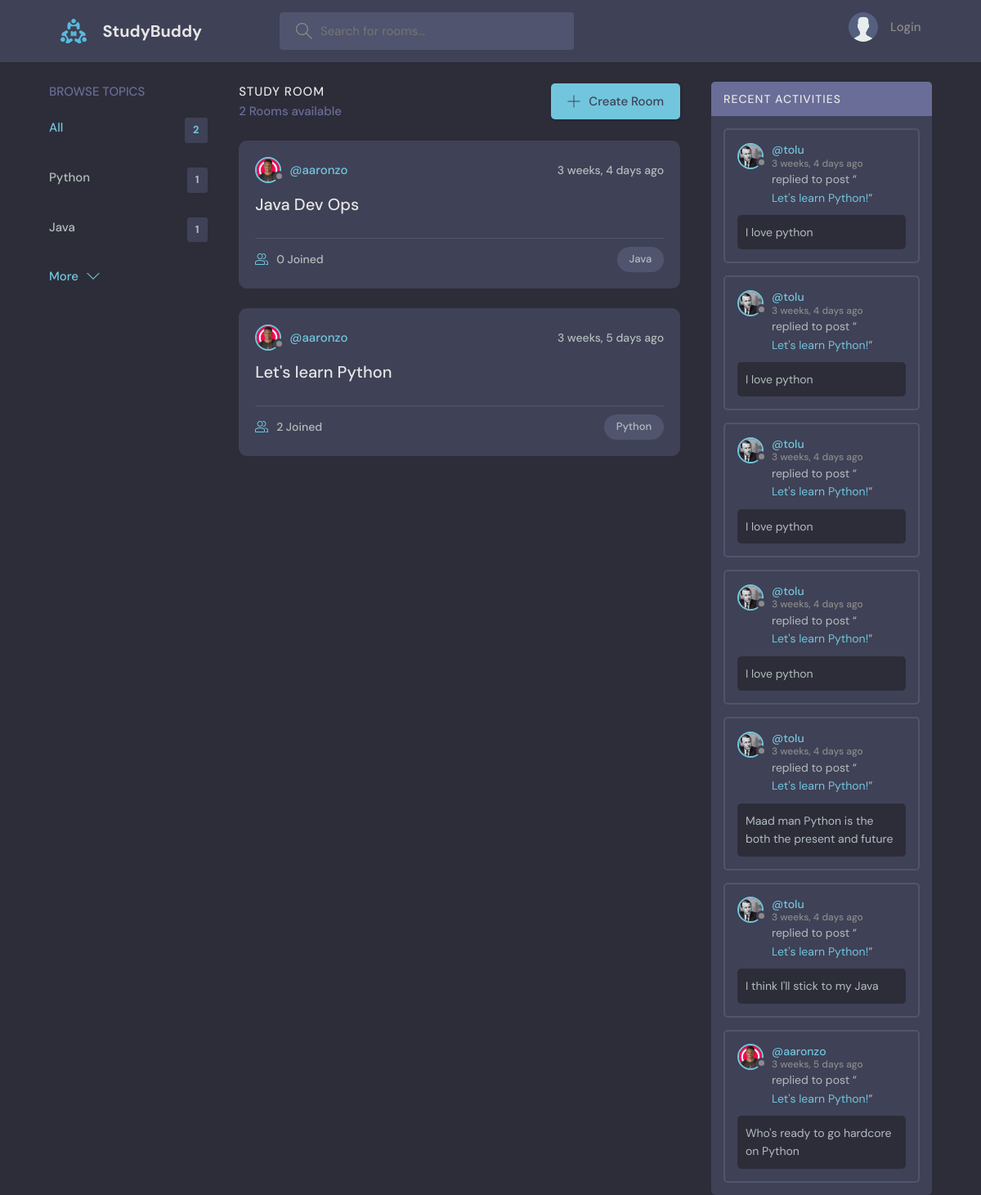
The page / on the database its author committed.
### base/models.py (models this page shows, shortened)
class Topic (models.Model):
    name = models.CharField(max_length=200)

class Rooms (models.Model):
    host = models.ForeignKey(User, on_delete=models.SET_NULL, null=True)
    topic = models.ForeignKey(Topic, on_delete=models.SET_NULL, null=True)
    name = models.CharField(max_length = 200)
    description = models.TextField(null=True, blank=True)
    participants = models.ManyToManyField(User, related_name='participants', blank=True)
    updated = models.DateTimeField(auto_now=True)
    created = models.DateTimeField(auto_now_add=True)
    class Meta:
        ordering = ['-updated', '-created']
    def __str__(self):
        return self.name

class User(AbstractUser):
    name = models.CharField(max_length = 200, null=True)
    email = models.EmailField(unique=True, null=True)
    bio = models.TextField(null=True)
    avatar = models.ImageField(null=True, default="avatar.svg")
    USERNAME_FIELD = 'email'
    REQUIRED_FIELDS = []

class Message (models.Model):
    user = models.ForeignKey(User, on_delete=models.CASCADE)
    room = models.ForeignKey(Rooms, on_delete=models.CASCADE)
    body = models.TextField()
    updated = models.DateTimeField(auto_now=True)
    created = models.DateTimeField(auto_now_add=True)
    class Meta:
        ordering = ['-updated', '-created']

### base/views.py (the view)
# urls.py: path('', views.home, name='home'),
def home(request):
    q = request.GET.get('q') if request.GET.get('q') != None else ''
    rooms = Rooms.objects.filter(
        Q(topic__name__icontains=q) |
        Q(name__icontains=q) |
        Q(description__icontains=q)
        )
    topics = Topic.objects.all()[0:5]
    room_count = rooms.count()
    room_messages = Message.objects.filter(Q(room__topic__name__icontains=q))
    context = {'rooms': rooms, 'topics': topics,
    'room_count': room_count, 'room_messages': room_messages}
    return render(request, 'base/home.html', context )

### base/templates/base/home.html (shortened to what this page needs)
{% extends 'main.html' %}
{% block content %}
<main class="layout layout--3">
    <div class="container">
    {% include 'base/topics_component.html' %}
    <div class="roomList">
        <div class="roomList__header">
        <div>
            <h2>Study Room</h2>
            <p>{{room_count}} Rooms available</p>
        </div>
        <a class="btn btn--main" href="{% url 'create-room' %}">
            <svg version="1.1" xmlns="http://www.w3.org/2000/svg" width="32" height="32" viewBox="0 0 32 32">
            <title>add</title>
            <path
                d="M16.943 0.943h-1.885v14.115h-14.115v1.885h14.115v14.115h1.885v-14.115h14.115v-1.885h-14.115v-14.115z"
            ></path>
            </svg>
            Create Room
        </a>
        </div>
        {% include 'base/feed_component.html' %}
    </div>
    {% include 'base/activity_component.html' %}
    </div>
</main>
{% endblock %}

### base/templates/base/topics_component.html
<div class="topics">
    <div class="topics__header">
    <h2>Browse Topics</h2>
    </div>
    <ul class="topics__list">
        <li>
            <a href="{% url 'home' %}" class="active">All <span>{{topics.count}}</span></a>
        </li>
        {% for topic in topics%}
        <li>
            <a href="{% url 'home' %}?q={{topic.name}}">{{topic.name}} <span>{{topic.rooms_set.all.count}}</span></a>
        </li>
        {% endfor %}
    </ul>
    <a class="btn btn--link" href="{% url 'topics' %}">
    More
    <svg version="1.1" xmlns="http://www.w3.org/2000/svg" width="32" height="32" viewBox="0 0 32 32">
        <title>chevron-down</title>
        <path d="M16 21l-13-13h-3l16 16 16-16h-3l-13 13z"></path>
    </svg>
    </a>
</div>

### base/templates/base/feed_component.html (shortened to what this page needs)
{% for room in rooms %}
<div class="roomListRoom">
    <div class="roomListRoom__header">
        <a href="{% url 'user-profile' room.host.id %}" class="roomListRoom__author">
        <div class="avatar avatar--small">
            <img src="{{room.host.avatar.url}}" />
        </div>
        <span>@{{room.host.username}}</span>
        </a>
        <div class="roomListRoom__actions">
        <span>{{room.created|timesince}} ago</span>
        </div>
    </div>
    <div class="roomListRoom__content">
        <a href="{% url 'room' room.id %}">{{room.name}}</a>
    </div>
    <div class="roomListRoom__meta">
        <a href="{% url 'room' room.id %}" class="roomListRoom__joined">
       {{room.participants.all.count}} Joined
        </a>
        <p class="roomListRoom__topic">{{room.topic.name}}</p>
    </div>
</div>
{% endfor %}

### base/templates/base/activity_component.html (shortened to what this page needs)
<div class="activities">
    <div class="activities__header">
    <h2>Recent Activities</h2>
    </div>
    {% for message in room_messages %}
    <div class="activities__box">
        <div class="activities__boxHeader roomListRoom__header">
            <a href="{% url 'user-profile' message.user.id %}" class="roomListRoom__author">
            <div class="avatar avatar--small">
                <img src="{{message.user.avatar.url}}" />
            </div>
            <p>
                @{{message.user.username}}
                <span>{{message.created|timesince}} ago</span>
            </p>
            </a>
        </div>
        <div class="activities__boxContent">
            <p>replied to post “<a href="{% url 'room' message.room.id %}">{{message.room}}!</a>”</p>
            <div class="activities__boxRoomContent">
                {{message.body}}
            </div>
        </div>
    </div>
    {% endfor %}
</div>

### rows shown on the page
Topic: name "Python", rooms_set.all.count "1"
Topic: name "Java", rooms_set.all.count "1"
Rooms: host.avatar (picture), host.username "aaronzo", created "3 weeks, 4 days", name "Java Dev Ops", participants.all.count "0", topic.name "Java"
Rooms: host.avatar (picture), host.username "aaronzo", created "3 weeks, 5 days", name "Let's learn Python", participants.all.count "2", topic.name "Python"
Message: user.avatar (picture), user.username "tolu", created "3 weeks, 4 days", room "Let's learn Python", body "I love python"
Message: user.avatar (picture), user.username "tolu", created "3 weeks, 4 days", room "Let's learn Python", body "I love python"
Message: user.avatar (picture), user.username "tolu", created "3 weeks, 4 days", room "Let's learn Python", body "I love python"
Message: user.avatar (picture), user.username "tolu", created "3 weeks, 4 days", room "Let's learn Python", body "I love python"
Message: user.avatar (picture), user.username "tolu", created "3 weeks, 4 days", room "Let's learn Python", body "Maad man Python is the both the present and future"
Message: user.avatar (picture), user.username "tolu", created "3 weeks, 4 days", room "Let's learn Python", body "I think I'll stick to my Java"
Message: user.avatar (picture), user.username "aaronzo", created "3 weeks, 5 days", room "Let's learn Python", body "Who's ready to go hardcore on Python"

### other values the page prints
{{ topics.count }} "2"
{{ room_count }} "2"
